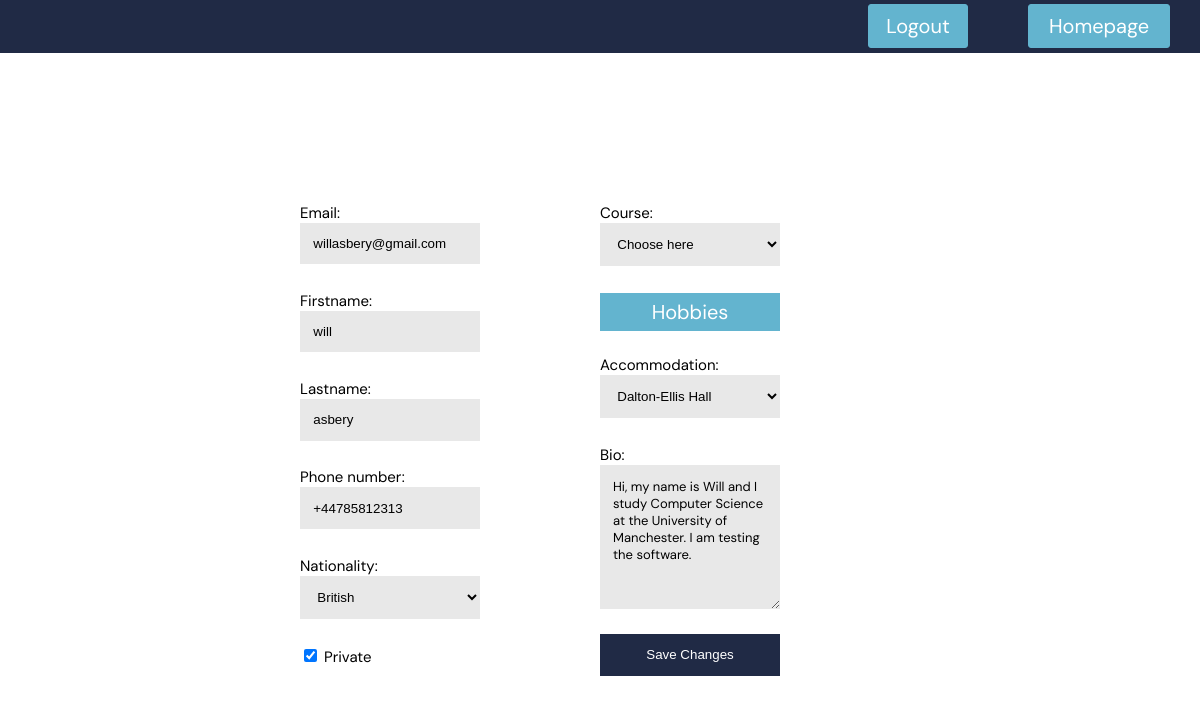
The app's page /profile_page.php (signed in), older data.
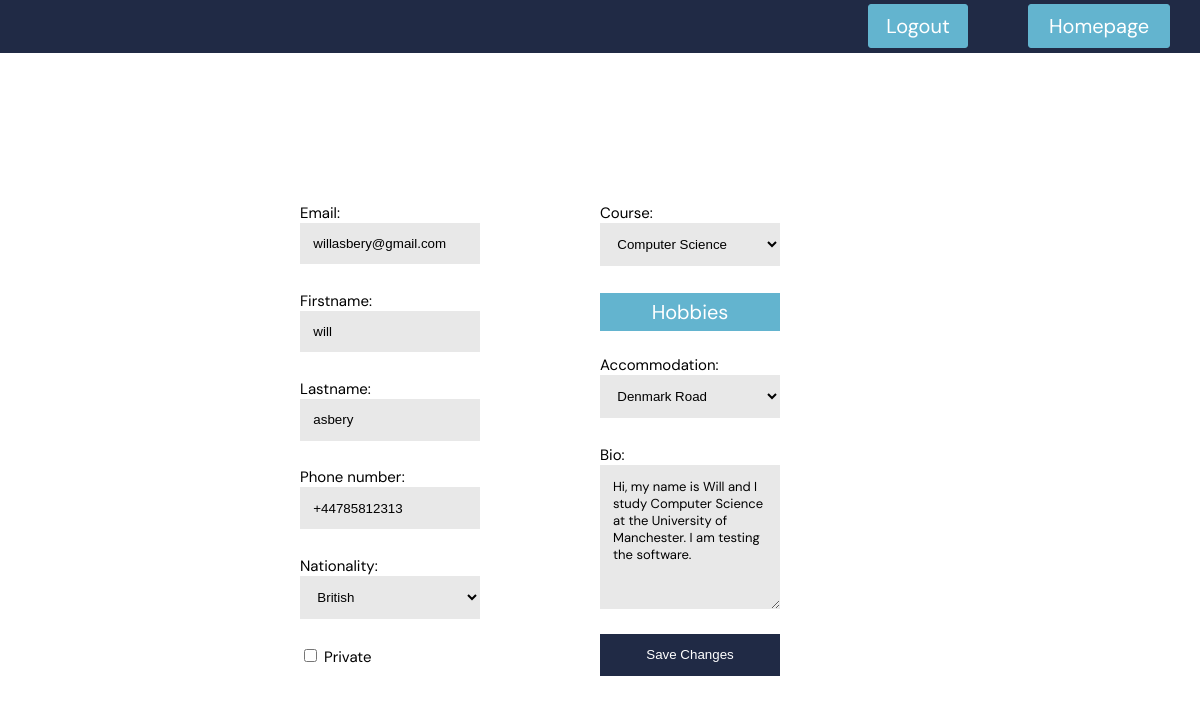
The same page, newer data.
### tables this page shows
CREATE TABLE `user_info` (
  `user_id` int NOT NULL,
  `username` varchar(50) NOT NULL,
  `firstname` varchar(50) DEFAULT NULL,
  `lastname` varchar(50) DEFAULT NULL,
  `hashed_password` varchar(255) NOT NULL,
  `email_address` varchar(255) NOT NULL,
  `phone_number` varchar(25) DEFAULT NULL,
  `nationality` varchar(255) DEFAULT NULL,
  `course` varchar(255) DEFAULT NULL,
  `accommodation` varchar(255) DEFAULT NULL,
  `biography` varchar(511) DEFAULT NULL,
  `private_account` tinyint(1) NOT NULL DEFAULT '0',
  `hobbies` varchar(128) DEFAULT NULL,
  `tasks` varchar(32) DEFAULT NULL
);

### php/profile_page_init.php (called while the page is built)
<?php
$user_id = $_SESSION["user_id"];
$pdo_get_info = new PDO("mysql:host=$host;dbname=" . $db_name . "", $username_db, $password);
$pdo_get_info->setAttribute(PDO::ATTR_ERRMODE, PDO::ERRMODE_WARNING);
$get_info_sql = "SELECT user_id, username, hashed_password, email_address, firstname, lastname, phone_number, nationality, course, accommodation, biography, private_account FROM user_info WHERE user_id = :user_id";
$stmt_get_info = $pdo_get_info->prepare($get_info_sql);
$stmt_get_info->execute([
	'user_id' => $user_id
]);
$stmt_get_info->setFetchMode(PDO::FETCH_ASSOC);
if ($row = $stmt_get_info->fetch()) {
	$data = array(
		'user' => $user_id,
		'username' => $row["username"],
		'firstname' => $row["firstname"],
		'lastname' => $row["lastname"],
		'email_address' => $row["email_address"],
		'phone_number' => $row["phone_number"],
		'nationality' => $row["nationality"],
		'course' => $row["course"],
		'accommodation' => $row["accommodation"],
		'biography' => $row["biography"],
		'private_account' => $row["private_account"]
	);
}
?>

### profile_page.php (the view, shortened to what this page needs)
<?php
require("config.php");
require("php/profile_page_init.php");
require("php/profile_page_update_info.php");
?>
<!DOCTYPE html>
<html lang="en">
<head>
	<link rel="stylesheet" type="text/css" href="styling/master.css">
	<link rel="stylesheet" type="text/css" href="styling/profile_page.css">
</head>
<body>
	<div id="main">
		<div id="navbar">
			<a id="homepage_link" href="homepage.php">Homepage</a>
			<form method="post" id="logout_form">
				<input id="logout_button" type="submit" name="logout_button" value="Logout">
			</form>
		</div>
		<div id="main_content">
			<form method="post" id="change_profile_form">
				<div class="child">
					<?php
					if (isset($email_address_error)) {
						echo "<label for='email_address' class='profile_page_error'>Invalid email address.</label><br>";
					} else {
						echo '<label for="email_address">Email:</label><br>';
					}
					?>
					<input name="email_address" type="text" value="<?php echo $data['email_address'] ?>"><br>
					<?php
					if (isset($firstname_error)) {
						echo "<label for='firstname' class='profile_page_error'>Invalid firstname.</label><br>";
					} else {
						echo '<label for="firstname">Firstname:</label><br>';
					}
					?>
					<input name="firstname" type="text" value="<?php echo $data['firstname'] ?>"><br>
					<?php
					if (isset($lastname_error)) {
						echo "<label for='lastname' class='profile_page_error'>Invalid lastname.</label><br>";
					} else {
						echo '<label for="lastname">Lastname:</label><br>';
					}
					?>
					<input name="lastname" type="text" value="<?php echo $data['lastname'] ?>"><br>
					<?php
					if (isset($phone_number_error)) {
						echo "<label for='phone_number' class='profile_page_error'>Invalid phone number format.</label><br>";
					} else {
						echo '<label for="phone_number">Phone number:</label><br>';
					}
					?>
					<input name="phone_number" type="text" value="<?php echo $data['phone_number'] ?>"><br>
					<label for="nationality">Nationality:</label><br>
					<select name="nationality">
						<option value="<?php echo $data['nationality'] ?>" selected>
							<?php
								if ($data["nationality"] == "") {
									echo "Choose here";
								} else {
									echo ucwords($data["nationality"]);
								}
							?>
						</option>
					</select>
					<br>
					<input type="checkbox" name="private_account" value='1' id="private_account" <?php echo ($data['private_account'] == 1) ? 'checked="checked"' : '';?>>
					<label for="private_account">Private</label>
				</div>
				<div class="child">
					<label for="course">Course:</label><br>
					<select name="course">
						<option value="<?php echo $data['course'] ?>" selected>
							<?php
								if ($data["course"] == "") {
									echo "Choose here";
								} else {
									echo ucwords($data["course"]);
								}
							?>
							<option value="accounting">Accounting</option>
						</option>
					</select><br>
					<input name="hobbies" onclick="toggle_modal('hobbies');" type="button" value="Hobbies" id="hobbies_button"><br>
					<label for="accommodation">Accommodation:</label><br>
					<select name="accommodation">
						<option value="<?php echo $data['accommodation'] ?>" selected>
							<?php
								if ($data["accommodation"] == "") {
									echo "Choose here";
								} else {
									echo ucwords($data["accommodation"]);
								}
							?>
						</option>
					</select><br>
					<label for="biography">Bio:</label><br>
					<textarea name="biography" type="text" id="biography"><?php echo $data['biography'] ?></textarea><br><br>
					<input type="submit" value="Save Changes" name="save_changes_button" id="save_changes_button">
				</div>
			</form>
		</div>
	</div>
</body>
</html>

### styling/profile_page.css (style rules this page uses)
:root { --grey: #343434; --dark_blue: #202A45; --light_blue: #63B4CF; --white: #FFFFFF; }
body { font-family: "DM Sans", sans-serif; font-size: 15px; margin: 0px; }
#navbar { position: sticky; top: 0px; left: 0px; width: 100%; height: 3.5em; background-color: var(--dark_blue); z-index: 1; }
#navbar #login_button, #navbar #logout_button, #homepage_link, #profile_page_link, #chat_room_link { position: relative; float: right; margin: 0.2em 1.5em; width: 5em; height: 80%; font-family: "DM Sans", sans-serif; font-size: 20px; background-color: var(--light_blue); color: white; border: 1px solid var(--light_blue); border-radius: 3px; cursor: pointer; }
#navbar #logout_button { height: 2.2em; }
#main_content { margin: 0em; }
#change_profile_form { margin: 10em 20em; display: flex; flex-direction: row; }
#change_profile_form input[type=text] { box-sizing: border-box; padding: 1em; margin-bottom: 2em; background-color: #E8E8E8; border: none; width: 60%; }
#change_profile_form select { box-sizing: border-box; padding: 1em; margin-bottom: 2em; background-color: #E8E8E8; border: none; width: 60%; cursor: pointer; }
#hobbies_button { font-family: "DM Sans", sans-serif; background-color: var(--light_blue); font-size: 20px; color: white; border: none; cursor: pointer; margin-bottom: 1.2em; padding: 0.3em; width: 60%; }
#save_changes_button { width: 60%; padding: 1em; color: white; border: none; background-color: var(--dark_blue); cursor: pointer; }
#biography { box-sizing: border-box; height: 18vh; width: 60%; padding: 1em; border: none; background-color: #E8E8E8; font-family: "DM Sans", sans-serif; font-size: 13px; }
#change_profile_form .child { width: 50%; height: 100vh; margin-left: auto; margin-right: auto }
#chat_room_link, #homepage_link { display: inline-flex; align-items: center; justify-content: space-around; text-decoration: none; width: 7em; color: white; }

Row changes from the older to the newer data that the page shows:
changed user_info "willasbery@gmail.com": private_account "☑" → "☐"; course "Choose here" → "Computer Science"; accommodation "Dalton-Ellis Hall" → "Denmark Road"
